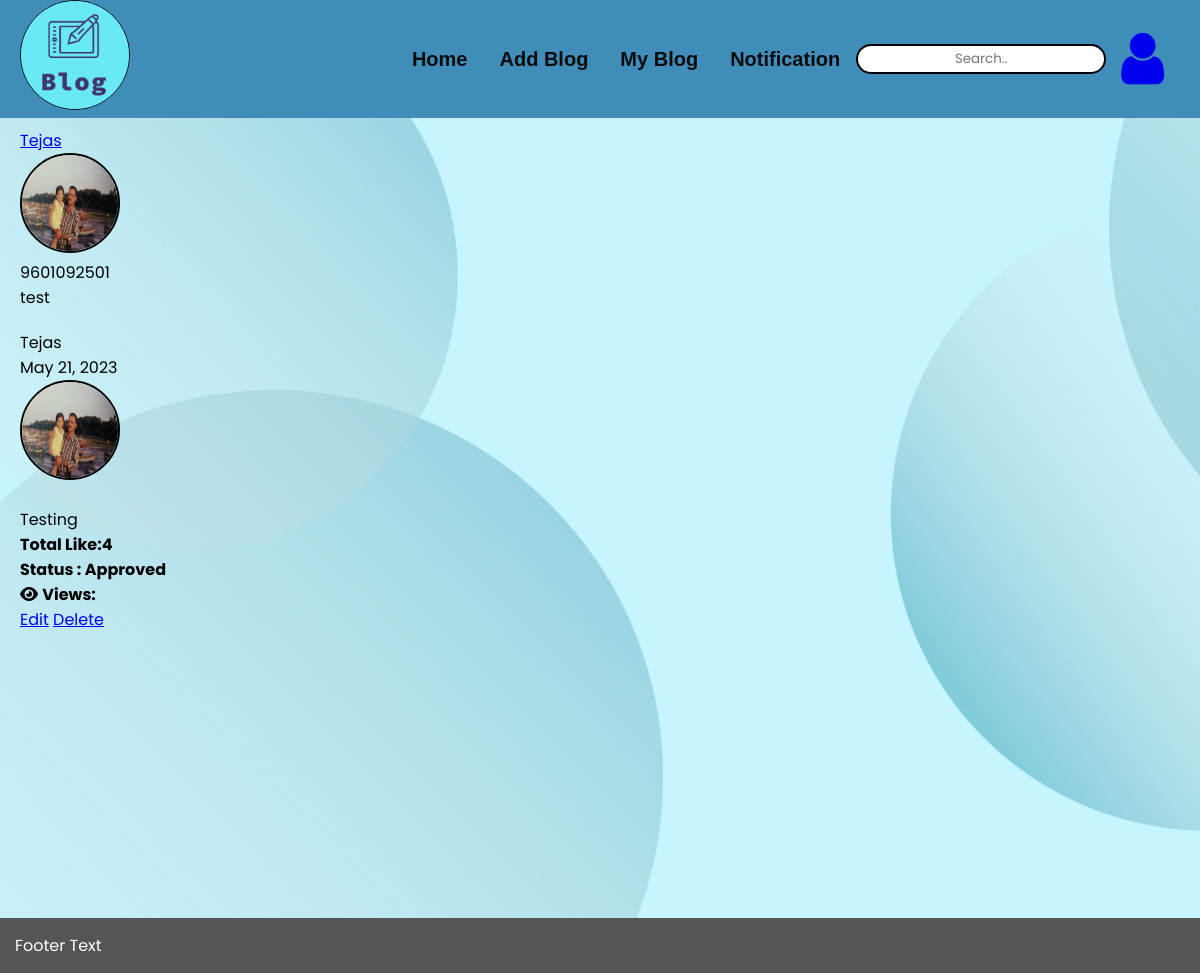
/userApp/user_blog/ (signed in), run on the app's committed database.
### accountApp/models.py (models this page shows, shortened)
class Profile(models.Model):
    user = models.OneToOneField(User,on_delete = models.CASCADE)
    mobileno = models.CharField(max_length= 11)
    avatar = models.ImageField(upload_to = 'avatars/')
    location = models.CharField(max_length = 200)
    birth_date = models.DateField(null= True)
    bio = models.TextField(max_length = 500, blank=True)

### blogmanageApp/models.py (models this page shows, shortened)
@python_2_unicode_compatible
class Post(models.Model):
    title = models.CharField(max_length= 200)
    title_tag = models.CharField(max_length= 200)
    author = models.ForeignKey(User, on_delete = models.CASCADE)
    tag = models.ManyToManyField(Tag)
    body = RichTextField(blank = True, null = True)
    post_date = models.DateField(auto_now_add= True)
    Category = models.ForeignKey(Category, on_delete = models.CASCADE)
    like = models.ManyToManyField(User,related_name= 'likes')
    status = models.BooleanField( default = False , null = True)
    hit_count_generic = GenericRelation(HitCount, object_id_field='object_pk',related_query_name='hit_count_generic_relation')

### userApp/views.py (the view)
# urls.py: path('user_blog/',views.userblog_view, name = 'user_blog'),
@login_required(login_url= 'login')
def userblog_view(request):
    id = request.session['id']
    post = Post.objects.filter(author = id)
    return render(request,'userApp/user_blog.html',{'post': post})

### userApp/templates/userApp/user_blog.html (shortened to what this page needs)
{% extends 'userApp/base.html' %}
{% load hitcount_tags %}
{% block content %}
<div class="container text-center">
  <div class="row">
    <div class="col-sm-3 well">
      <div class="">
        <p><a href="{% url 'update' %}">{{ user.first_name }}</a></p>
        <img src="../media/{{ user.profile.avatar }} " class="img-circle" height="65" width="65" alt="{{ user.first_name }}">
      </div>
      <p>{{ user.profile.mobileno }}</p>
      <p>{{ user.profile.location }}</a></p>
    </div>
    <div class="col-sm-7">
      {% for post in post  %}
      <div class="row" id ="blogdetail{{post.id}}">
        <div class="col-sm-3">
          <div class="well">
           <p>{{ post.author.first_name }} </p>
           <p>{{ post.post_date}}</p>
           <img src="../media/{{ post.author.profile.avatar }}" class="img-circle" height="55" width="55" alt="Avatar">
          </div>
        </div>
        <div class="col-sm-9">
          <div class="well text-left">
            <p>{{ post.title}}</p>
          <span><b>Total Like:{{ post.like.count   }}</b></span></p>
          {% if post.status == False %}
          <span><b>Status : Pending....</b></span>
          {% else %}
          <span><b>Status : Approved</b></span>
          {% endif %}
          <p>    <i class="fas fa-eye"></i>
            <b>Views: {% get_hit_count for post %} </b></p>
        <a class="btn btn-success" href="{% url 'update_blog' post.id  %}" >Edit</a>
        <a href="#" class="delete btn btn-success" id=deletebtn{{post.id}} data={{post.id}}> Delete</a>
          </div>
        </div>
      </div>
    {% endfor %}
    </div>
  </div>
</div>
{% endblock %}

### userApp/static/css/base.css (style rules this page uses)
* { margin: 0; padding: 0; box-sizing: border-box; font-family: poppins; }

### userApp/static/css/full_blog.css (style rules this page uses)
.container { background-image: url(./Frame\ 9.jpg); background-size: cover; min-height: 100vh; position: relative; background-attachment: fixed; }
.well { padding: 10px 20px; min-width: 400px; }
.img-circle { height: 100px; width: 100px; border-radius: 50%; border: 2px solid black; }

### data on the page
Post: author.first_name "Tejas", post_date "May 21, 2023", author.profile.avatar (picture), title "Testing", like.count "4", status "Status : Approved"

### other printed values
{{ user.first_name }} "Tejas"
{{ user.profile.mobileno }} "9601092501"
{{ user.profile.location }} "test"
